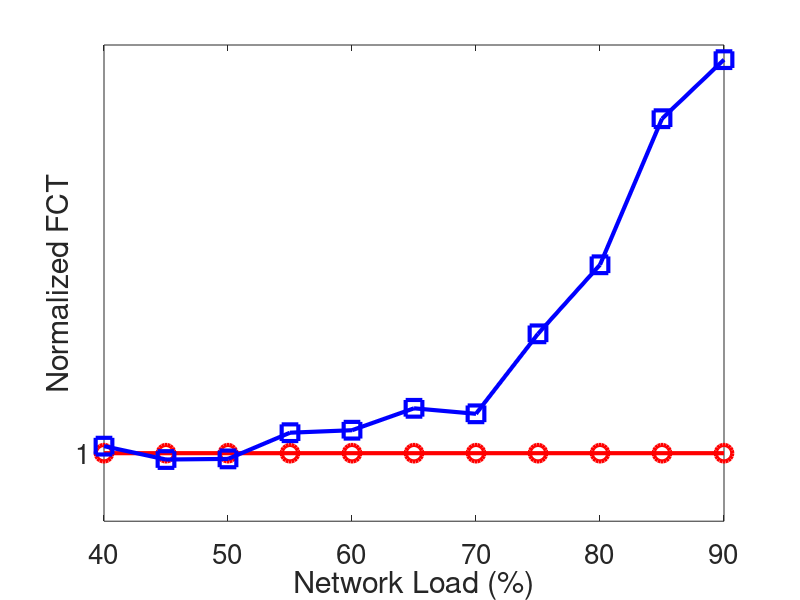

Reproduce this figure in MATLAB. (Note: this script raises an error after producing the figure.)
clear
clc

x=[
0.4,
0.45,
0.5,
0.55,
0.6,
0.65,
0.7,
0.75,
0.8,
0.85,
0.9
];

bcc=[
1
1
1
1
1
1
1
1
1
1
1
];

bcc_cut_off=[
1.001033058
0.999067164
0.999159664
1.003009782
1.003373819
1.006594724
1.005786428
1.01754386
1.027694611
1.049165402
1.057847321
];

figure(1);
width=900;
height=480;
left=100;
bottem=0;

plot(x * 100,bcc,'-ro','LineWidth',3,...
    'MarkerSize',12);
hold on;
plot(x * 100,bcc_cut_off,'-bs','LineWidth',3,...
    'MarkerSize',12);
hold on;


xlabel('Network Load (%)','FontSize', 20)
ylabel('Normalized FCT','FontSize', 20);
set(gca, 'FontSize', 20, 'xtick',[40,50,60,70,80,90], 'ytick',[0.8, 0.9, 1, 1.1, 1.2]); % set font size of tick labels
h=legend('BCC','BCC cut-off', 20,'Location', 'SouthWest');
set(h,'FontSize',20,'LineWidth',1,'Box','off');
axis([40,90,0.75,1.25]);
grid on;
hold off;
